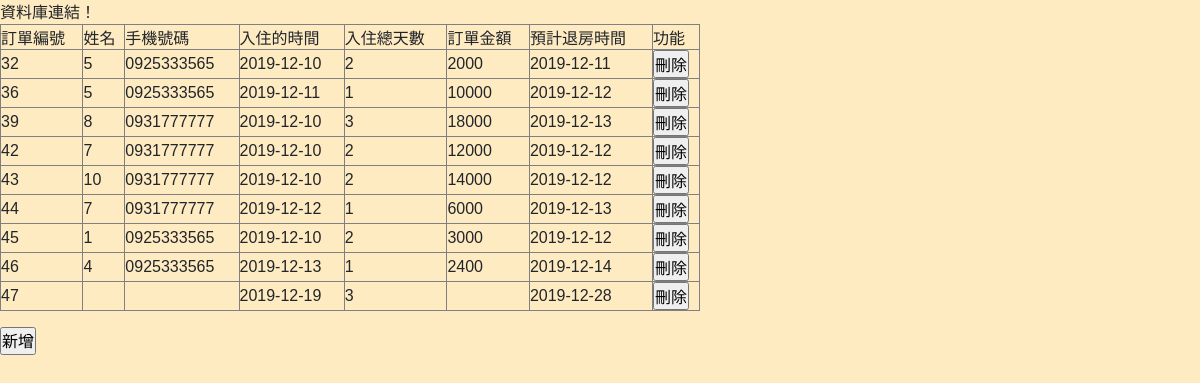
Before: /layouts/order/selet.php with the older database file.
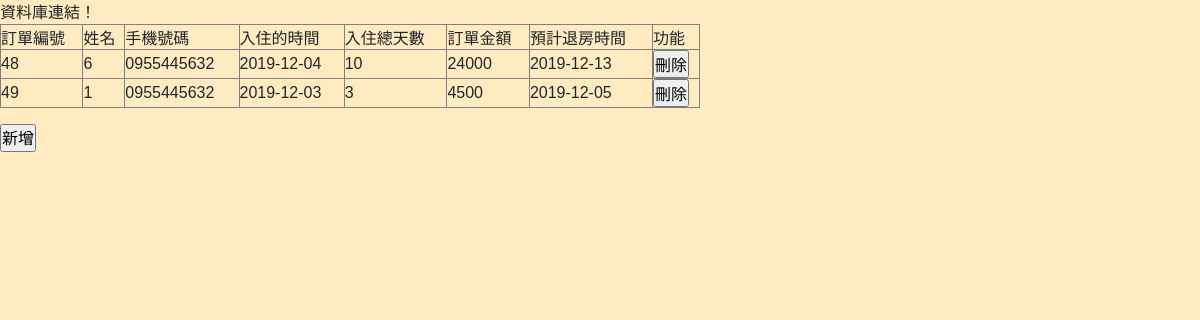
After: the same page with the newer database file.
### tables this page shows
CREATE TABLE `orderdata` (
  `o_num` int(10) NOT NULL,
  `o_name` varchar(20) NOT NULL,
  `o_phone` varchar(12) NOT NULL,
  `o_citime` date NOT NULL,
  `o_day` int(10) NOT NULL,
  `o_total` varchar(10) NOT NULL,
  `o_cotime` date NOT NULL,
  `o_ferry` enum('公營','民營') NOT NULL,
  `r_id` int(10) DEFAULT NULL,
  `t_id` int(10) NOT NULL
);

### layouts/order/selet.php (the view, shortened to what this page needs)
<?php
$link=mysqli_connect("localhost","root","") or die ("無法開啟Mysql資料庫連結");
mysqli_select_db($link, "ican");
$sql = "SELECT * FROM orderdata";
mysqli_query($link, "SET CHARACTER SET utf8");
?>
<!DOCTYPE html PUBLIC "-//W3C//DTD XHTML 1.0 Transitional//EN" "http://www.w3.org/TR/xhtml1/DTD/xhtml1-transitional.dtd">
<html xmlns="http://www.w3.org/1999/xhtml">
<head>
    <link href="\font-awesome-4.7.0/css/font-awesome.min.css" rel="stylesheet" />
    <link href="\css/bootstrap.min.css" rel="stylesheet" />
    <link href="\css/ican.css" rel="stylesheet" />
</head>
<body>
<?php
echo '<table width="700" border="1">
<tr>
<td>訂單編號</td>
<td>姓名</td>
<td>手機號碼</td>
<td>入住的時間</td>
<td>入住總天數</td>
<td>訂單金額</td>
<td>預計退房時間</td>
<td>功能</td>
</tr>';
if ($stmt = $link->query($sql))
{
  while ($result = mysqli_fetch_object($stmt)) {
     echo
     '<td>'.$result->o_num.'</td>
      <td>'.$result->r_id.'</td>
      <td>'.$result->o_phone.'</td>
      <td>'.$result->o_citime.'</td>
      <td>'.$result->o_day.'</td>
      <td>'.$result->o_total.'</td>
      <td>'.$result->o_cotime.'</td>
      <td><input type="submit" value="刪除" onclick=""/></td>
      </tr>';
  }
}
?>
</table>
<input type="submit" value="新增" onclick="javascript:location.href='tesin.php'"/>
</body>
</html>

Changed rows visible on the page:
removed orderdata: o_num "32", r "5", o_phone "0925333565", o_citime "2019-12-10", o_day "2", o_total "2000", o_cotime "2019-12-11"
removed orderdata: o_num "36", r "5", o_phone "0925333565", o_citime "2019-12-11", o_day "1", o_total "10000", o_cotime "2019-12-12"
removed orderdata: o_num "39", r "8", o_phone "0931777777", o_citime "2019-12-10", o_day "3", o_total "18000", o_cotime "2019-12-13"
removed orderdata: o_num "42", r "7", o_phone "0931777777", o_citime "2019-12-10", o_day "2", o_total "12000", o_cotime "2019-12-12"
removed orderdata: o_num "43", r "10", o_phone "0931777777", o_citime "2019-12-10", o_day "2", o_total "14000", o_cotime "2019-12-12"
removed orderdata: o_num "44", r "7", o_phone "0931777777", o_citime "2019-12-12", o_day "1", o_total "6000", o_cotime "2019-12-13"
removed orderdata: o_num "45", r "1", o_phone "0925333565", o_citime "2019-12-10", o_day "2", o_total "3000", o_cotime "2019-12-12"
removed orderdata: o_num "46", r "4", o_phone "0925333565", o_citime "2019-12-13", o_day "1", o_total "2400", o_cotime "2019-12-14"
removed orderdata: o_num "47", o_citime "2019-12-19", o_day "3", o_cotime "2019-12-28"
added orderdata: o_num "48", r "6", o_phone "0955445632", o_citime "2019-12-04", o_day "10", o_total "24000", o_cotime "2019-12-13"
added orderdata: o_num "49", r "1", o_phone "0955445632", o_citime "2019-12-03", o_day "3", o_total "4500", o_cotime "2019-12-05"
